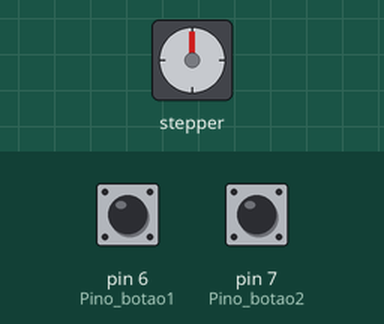
Recording of a sketch running on a simulated Arduino Uno, built with avr-gcc and run on an emulated ATmega328P. Shown: stepper motor. The inputs (shaded band) are chosen by the test bench; at power-on: pin 6 (Pino_botao1) HIGH, pin 7 (Pino_botao2) HIGH. Stepper angles assume 100 steps per turn.

Above: at 1.2 s.
1.3 s: pin 6 (Pino_botao1) pulled LOW for 1 s
At 1.45 s:
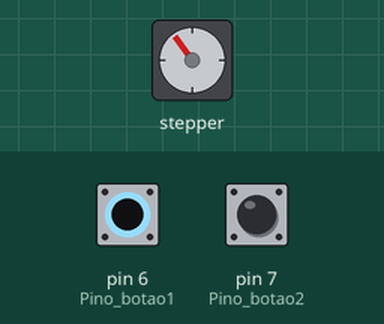
3.8 s: pin 7 (Pino_botao2) pulled LOW for 3.2 s
At 3.95 s:
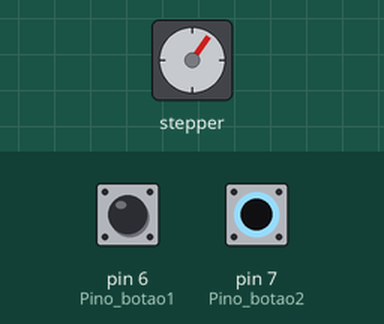
8.5 s: pin 6 (Pino_botao1) pulled LOW for 0.15 s
At 9.5 s:
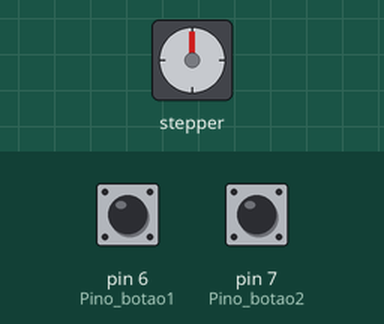
10.1 s: pin 7 (Pino_botao2) pulled LOW for 0.15 s
At 10.7 s:
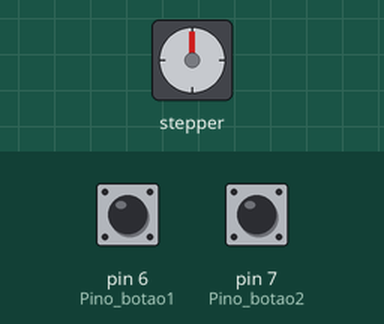
Timing chart, 0 to 12.7 s (numbered marks = the images above; inputs shaded):
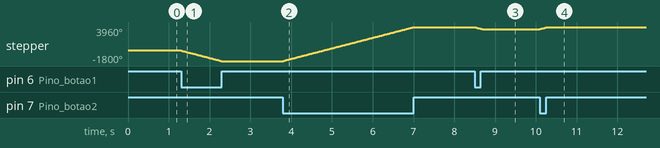

Measured:
- after the input at 1.3 s, stepper: turns 1800° counter-clockwise in 0.99 s, starting at once
- after the input at 3.8 s, stepper: turns 5760° clockwise in 3.2 s, starting at once
- after the input at 8.5 s, stepper: turns 360° counter-clockwise in 0.18 s, starting at once
- after the input at 10.1 s, stepper: turns 360° clockwise in 0.18 s, starting at once

The sketch:

ControleDeGiroMotorDePassoCom2Botoes.ino
```cpp
#include "Stepper.h"         	 					// declaração biblioteca Motor de passo

int PassosPorVolta = 100;                           		// Passos para dar uma volta
int Pino_botao1 = 6;            					// pino do primeiro botão
int Pino_botao2 = 7;            					// pino do segundo botão

Stepper MotorStepper(PassosPorVolta, 8, 10, 9, 11); 	// Instância motor e pinos de comando

void setup() {
    pinMode(Pino_botao1,INPUT_PULLUP);
    pinMode(Pino_botao2,INPUT_PULLUP);
    MotorStepper.setSpeed(300);              		 	// Configura a velocidade por rpm:
}

void loop(){

    if (digitalRead(Pino_botao1) == LOW ) {   	 	// Verifica se botão 1 foi pressionado
        MotorStepper.step(-PassosPorVolta);            	// Gira motor no sentido anti horário
    }

    if (digitalRead(Pino_botao2) == LOW) {   		// Verifica se botão 2 foi pressionado
        MotorStepper.step(PassosPorVolta);             	// Gira motor no sentido horário
    }
}
```
